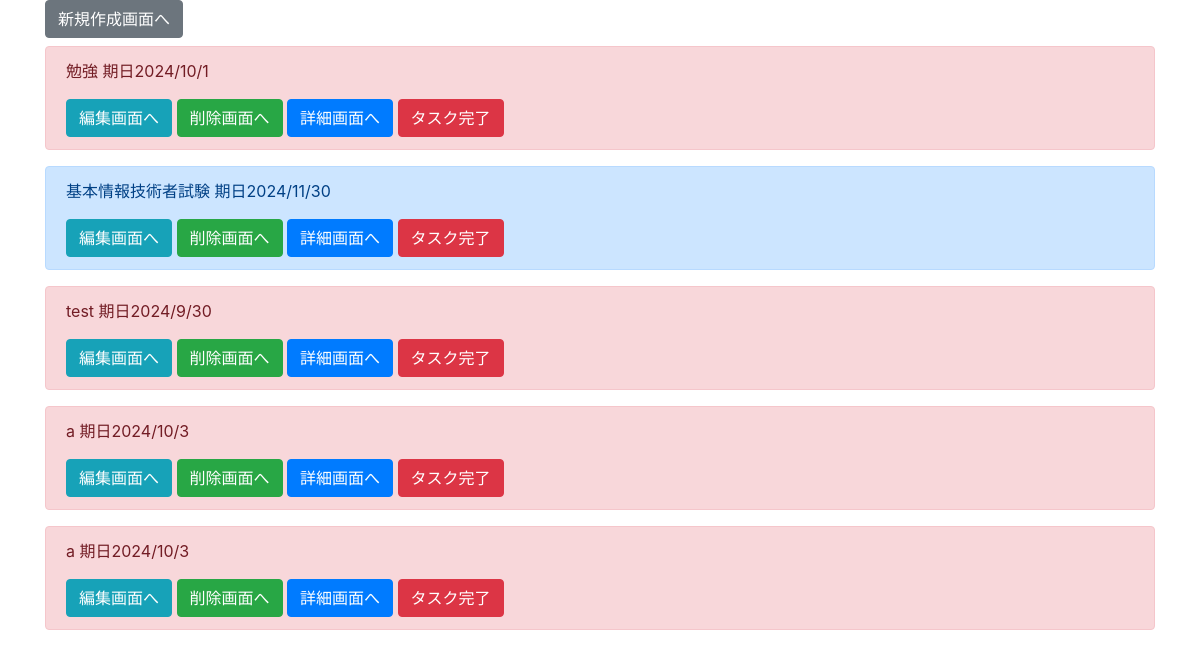
The app's page /list/, older data.
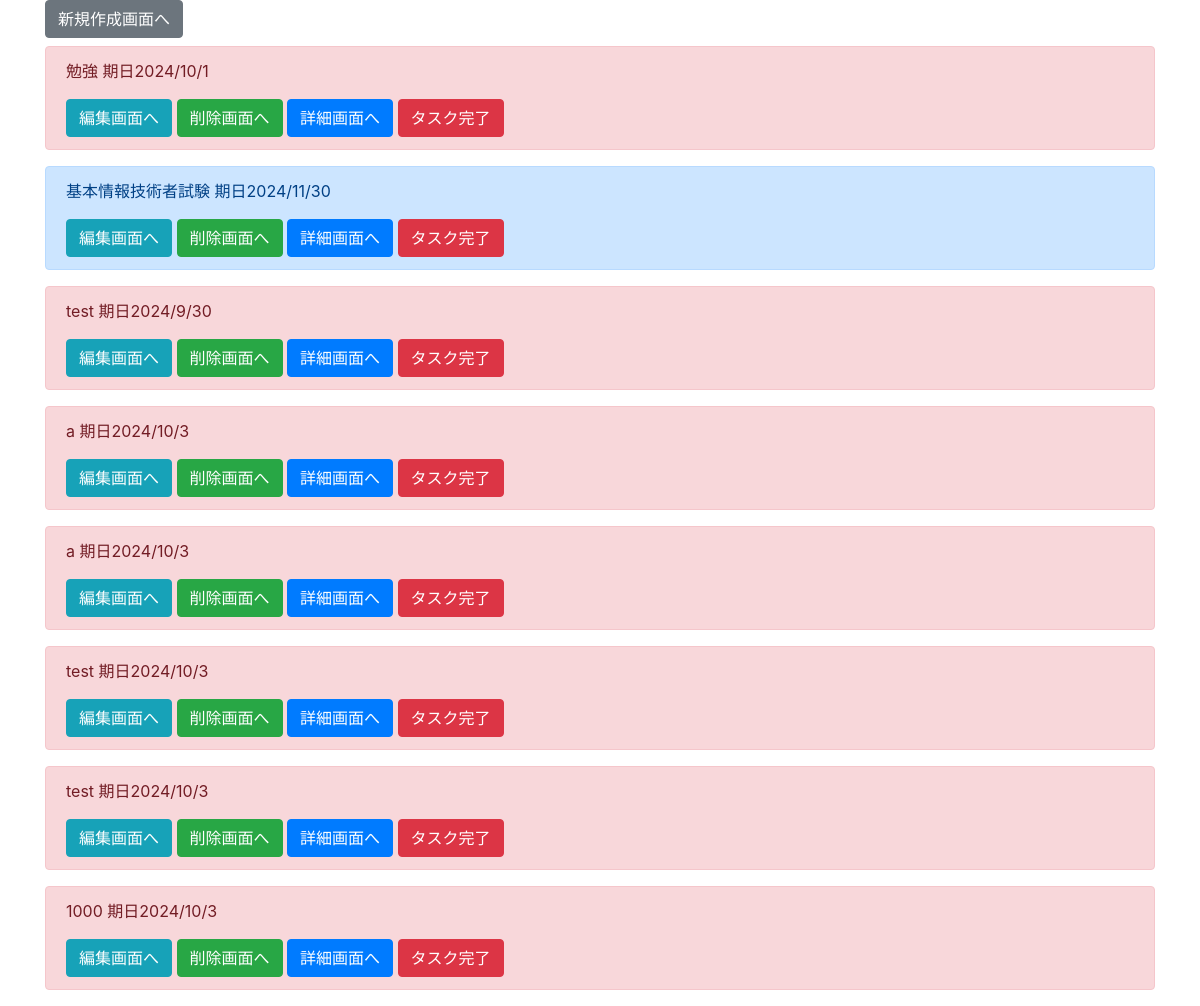
The same page, newer data.
### todo/models.py (models this page shows, shortened)
class TodoModel(models.Model):
    title = models.CharField(max_length=100)
    contents = models.TextField()
    priority = models.CharField(
        max_length=50,
        choices = CHOICE,
        null = True
    )
    duedate = models.DateField()
    is_completed = models.BooleanField(default=False) #完了フラグ

### todo/views.py (the view)
# urls.py: path('list/', TodoList.as_view(), name='list'),
class TodoList(ListView):
    template_name = 'todo/list.html'
    model = TodoModel

### todo/templates/todo/list.html (shortened to what this page needs)
{% extends 'base.html' %}
{% block content %}
    <div class="container">
    <a href="{% url 'create' %}" class="btn btn-secondary mb-2" tabindex="-1" role="button" aria-disabled="true">新規作成画面へ</a>
    {% for item in object_list %}
    <div id="task-{{ item.pk }}" class="alert alert-{{ item.priority }}" role="alert">
        <p>{{ item.title }} 期日{{ item.duedate | date:"o/n/j" }}</p>
        <a href="{% url 'update' item.pk %}" class="btn btn-info" tabindex="-1" role="button" aria-disabled="true">編集画面へ</a>
        <a href="{% url 'delete' item.pk %}" class="btn btn-success" tabindex="-1" role="button" aria-disabled="true">削除画面へ</a>
        <a href="{% url 'detail' item.pk %}" class="btn btn-primary" tabindex="-1" role="button" aria-disabled="true">詳細画面へ</a>
        <button onclick="complete_task({{ item.pk }})" class="btn btn-danger" tabindex="-1" role="button" aria-disabled="true">タスク完了</button>
    </div>
    {% endfor %}
    </div>
{% endblock content %}

Row changes from the older to the newer data that the page shows:
added TodoModel: title "test", duedate "2024/10/3"
added TodoModel: title "test", duedate "2024/10/3"
added TodoModel: title "1000", duedate "2024/10/3"
